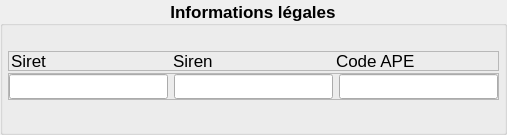
            <widget class="QGroupBox" name="_gb_informations_legales">
             <property name="maximumSize">
              <size>
               <width>16777215</width>
               <height>135</height>
              </size>
             </property>
             <property name="font">
              <font>
               <pointsize>13</pointsize>
               <bold>true</bold>
              </font>
             </property>
             <property name="title">
              <string>Informations légales</string>
             </property>
             <property name="alignment">
              <set>Qt::AlignmentFlag::AlignCenter</set>
             </property>
             <layout class="QGridLayout" name="_g_informations_legales">
              <property name="leftMargin">
               <number>5</number>
              </property>
              <property name="topMargin">
               <number>5</number>
              </property>
              <property name="rightMargin">
               <number>5</number>
              </property>
              <property name="bottomMargin">
               <number>5</number>
              </property>
              <property name="verticalSpacing">
               <number>2</number>
              </property>
              <item row="3" column="0">
               <spacer name="_hs_valid_informations_legales">
                <property name="orientation">
                 <enum>Qt::Orientation::Horizontal</enum>
                </property>
                <property name="sizeHint" stdset="0">
                 <size>
                  <width>40</width>
                  <height>20</height>
                 </size>
                </property>
               </spacer>
              </item>
              <item row="2" column="0" colspan="2">
               <widget class="QFrame" name="_f_informations_legales_lineedit">
                <property name="frameShape">
                 <enum>QFrame::Shape::StyledPanel</enum>
                </property>
                <property name="frameShadow">
                 <enum>QFrame::Shadow::Raised</enum>
                </property>
                <layout class="QHBoxLayout" name="_h_informations_legales_lineedit">
                 <property name="leftMargin">
                  <number>0</number>
                 </property>
                 <property name="topMargin">
                  <number>0</number>
                 </property>
                 <property name="rightMargin">
                  <number>0</number>
                 </property>
                 <property name="bottomMargin">
                  <number>0</number>
                 </property>
                 <item>
                  <widget class="QLineEdit" name="_le_siret">
                   <property name="minimumSize">
                    <size>
                     <width>0</width>
                     <height>25</height>
                    </size>
                   </property>
                   <property name="clearButtonEnabled">
                    <bool>true</bool>
                   </property>
                  </widget>
                 </item>
                 <item>
                  <widget class="QLineEdit" name="_le_siren">
                   <property name="minimumSize">
                    <size>
                     <width>0</width>
                     <height>25</height>
                    </size>
                   </property>
                   <property name="clearButtonEnabled">
                    <bool>true</bool>
                   </property>
                  </widget>
                 </item>
                 <item>
                  <widget class="QLineEdit" name="_le_ape">
                   <property name="minimumSize">
                    <size>
                     <width>0</width>
                     <height>25</height>
                    </size>
                   </property>
                   <property name="clearButtonEnabled">
                    <bool>true</bool>
                   </property>
                  </widget>
                 </item>
                </layout>
               </widget>
              </item>
              <item row="1" column="0" colspan="2">
               <widget class="QFrame" name="_f_informations_legales_label">
                <property name="minimumSize">
                 <size>
                  <width>0</width>
                  <height>20</height>
                 </size>
                </property>
                <property name="maximumSize">
                 <size>
                  <width>16777215</width>
                  <height>20</height>
                 </size>
                </property>
                <property name="frameShape">
                 <enum>QFrame::Shape::StyledPanel</enum>
                </property>
                <property name="frameShadow">
                 <enum>QFrame::Shadow::Raised</enum>
                </property>
                <layout class="QHBoxLayout" name="_h_informations_legales_label">
                 <property name="spacing">
                  <number>0</number>
                 </property>
                 <property name="leftMargin">
                  <number>2</number>
                 </property>
                 <property name="topMargin">
                  <number>0</number>
                 </property>
                 <property name="rightMargin">
                  <number>0</number>
                 </property>
                 <property name="bottomMargin">
                  <number>0</number>
                 </property>
                 <item>
                  <widget class="QLabel" name="_l_siret">
                   <property name="font">
                    <font>
                     <bold>false</bold>
                    </font>
                   </property>
                   <property name="text">
                    <string>Siret</string>
                   </property>
                  </widget>
                 </item>
                 <item>
                  <widget class="QLabel" name="_l_siren">
                   <property name="font">
                    <font>
                     <bold>false</bold>
                    </font>
                   </property>
                   <property name="text">
                    <string>Siren</string>
                   </property>
                  </widget>
                 </item>
                 <item>
                  <widget class="QLabel" name="_l_ape">
                   <property name="font">
                    <font>
                     <bold>false</bold>
                    </font>
                   </property>
                   <property name="text">
                    <string>Code APE</string>
                   </property>
                  </widget>
                 </item>
                </layout>
               </widget>
              </item>
              <item row="3" column="1">
               <widget class="QPushButton" name="_b_valid_informations_legales">
                <property name="minimumSize">
                 <size>
                  <width>0</width>
                  <height>0</height>
                 </size>
                </property>
                <property name="maximumSize">
                 <size>
                  <width>25</width>
                  <height>25</height>
                 </size>
                </property>
                <property name="text">
                 <string/>
                </property>
                <property name="icon">
                 <iconset resource="resources.qrc">
                  <normaloff>:/icon/icons/ui_valid.png</normaloff>:/icon/icons/ui_valid.png</iconset>
                </property>
                <property name="iconSize">
                 <size>
                  <width>20</width>
                  <height>20</height>
                 </size>
                </property>
                <property name="flat">
                 <bool>true</bool>
                </property>
               </widget>
              </item>
              <item row="0" column="1">
               <spacer name="_vs_informations_legales">
                <property name="orientation">
                 <enum>Qt::Orientation::Vertical</enum>
                </property>
                <property name="sizeType">
                 <enum>QSizePolicy::Policy::Fixed</enum>
                </property>
                <property name="sizeHint" stdset="0">
                 <size>
                  <width>20</width>
                  <height>20</height>
                 </size>
                </property>
               </spacer>
              </item>
             </layout>
            </widget>
